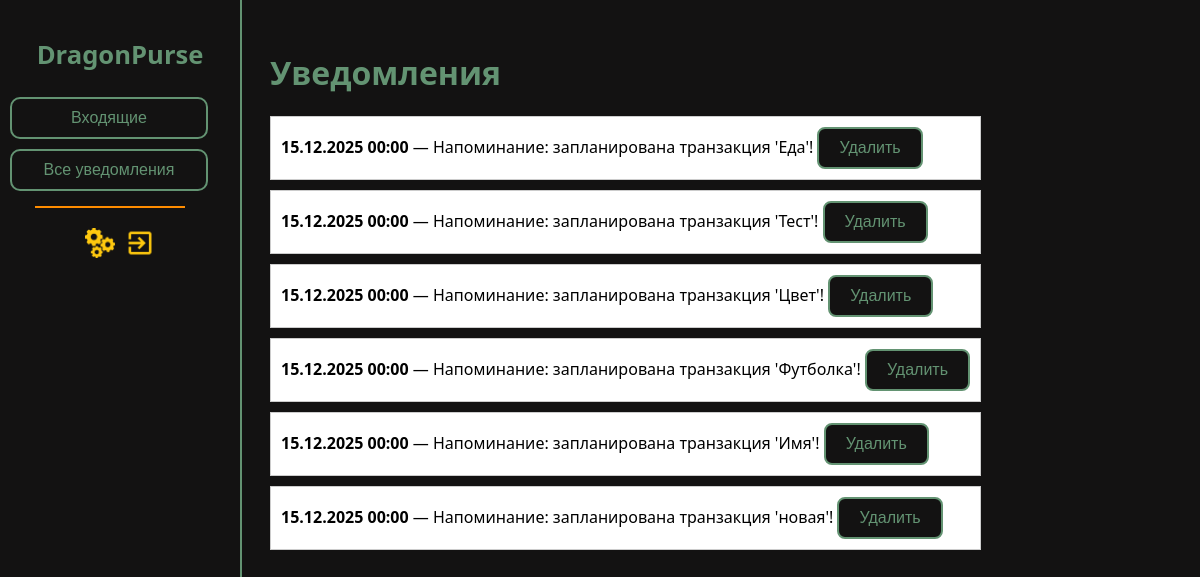
The app's page /notifications/ (signed in) with its own data.
### accounts/models.py (models this page shows, shortened)
class Notification(models.Model):
    user = models.ForeignKey(User, on_delete=models.CASCADE)
    message = models.TextField()
    notification_type = models.CharField(max_length=255, blank=True, null=True)  # Добавляем новое поле
    created_at = models.DateTimeField(auto_now_add=False)
    is_read = models.BooleanField(default=False)

### accounts/views.py (the view, shortened to what this page needs)
# urls.py: path('notifications/', NotificationMarkReadView.as_view(), name='notifications_inbox'),
class NotificationMarkReadView(LoginRequiredMixin, View):
    template_name = 'accounts/notifications.html'  # Укажите путь к вашему шаблону
    def get(self, request):
        notifications = Notification.objects.filter(user=request.user)
        return render(request, self.template_name, {'notifications': notifications})

### accounts/templates/accounts/notifications.html (shortened to what this page needs)
{% extends "accounts/base.html" %}
{% load static %}
{% block head %}<link rel="stylesheet" href="{% static 'accounts/css/dashboard.css' %}">
<link rel="stylesheet" href="{% static 'accounts/css/theme.css' %}">{% endblock %}
{% block content %}
 <div class="sidebar">
        <h1><a href="{% url 'dashboard' %}">DragonPurse</a></h1>
        <a href="{% url 'notifications_inbox' %}"><button>Входящие</button></a>
        <a href="{% url 'notifications_inbox' %}"><button>Все уведомления</button></a>
        <div class="line"></div>
        <div style="display: flex; margin: 5px;">
        <a href="{% url 'settings' %}" style="display: flex; margin: 5px;"><img src="{% static 'accounts/img/settings_photo.png' %}" width="30" height="30" alt="настройки"></a>
        <a href="{% url 'logout' %}" style="display: flex; margin: 5px;"><img src="{% static 'accounts/img/exit_photo.png' %}" width="30" height="30" alt="выход"></a>
        </div>
    </div>
<div class="notifications-container" style="display: flex; gap: 20px;">
<main style="flex-grow: 1;">
<h1>Уведомления</h1>
{% if notifications %}
<ul style="list-style: none; padding: 0;">
{% for n in notifications %}
<li style="margin-bottom: 10px; padding: 10px; border: 1px solid #ccc; background: {% if n.is_read %}#e5ffe5{% else %}#fff{% endif %};">
<a href="{% url 'notification_detail' n.id %}" style="text-decoration:none; color: black;">
<strong>{{ n.created_at|date:"d.m.Y H:i" }}</strong> — {{ n.message }}
</a>
<button type="submit">Удалить</button>
</li>
{% endfor %}
</ul>
{% else %}
<p>Пока нет уведомлений</p>
{% endif %}
</main>
</div>
{% endblock %}

### accounts/static/accounts/css/main.css (style rules this page uses)
body { font-family: "Inter", sans-serif; color: #639372; margin: 0; padding: 0; }
a { color: #639372; text-decoration: none; }
h1, h2, h3 { color: #639372; }
button { background-color: #131212; color: #639372; border: 2px solid #639372; border-radius: 8px; padding: 10px 20px; font-size: 1em; cursor: pointer; transition: all 0.3s ease; }

### accounts/static/accounts/css/theme.css (style rules this page uses)
:root { --background-color: #131212 }
body { background-color: var(--background-color); }
.sidebar { background-color: var(--background-color); }

### accounts/static/accounts/css/dashboard.css (style rules this page uses)
body { font-family: "Segoe UI", sans-serif; color: #639372; margin: 0; display: flex; }
h1, h2, p, a { color: #639372; }
.sidebar { width: 220px; background-color: #131212; border-right: 2px solid #639372; display: flex; flex-direction: column; align-items: center; padding: 20px 10px; height: 100vh; position: fixed; left: 0; top: 0; }
.sidebar h1 { font-size: 1.6em; margin-bottom: 20px; text-align: center; }
.sidebar a { text-decoration: none; width: 100%; }
.sidebar button { width: 90%; margin: 5px 0; padding: 10px; border: 2px solid #639372; border-radius: 10px; background-color: #131212; color: #639372; font-size: 1em; cursor: pointer; transition: background-color 0.3s, transform 0.2s; }
.sidebar .line { width: 150px; height: 2px; background-color: #FF8C00; margin: 10px 20px 10px 0px; }
main { margin-left: 240px; padding: 30px; flex: 1; }
a { color: #639372; }

### records on screen
Notification: created_at "15.12.2025 00:00", message "Напоминание: запланирована транзакция 'Еда'!"
Notification: created_at "15.12.2025 00:00", message "Напоминание: запланирована транзакция 'Тест'!"
Notification: created_at "15.12.2025 00:00", message "Напоминание: запланирована транзакция 'Цвет'!"
Notification: created_at "15.12.2025 00:00", message "Напоминание: запланирована транзакция 'Футболка'!"
Notification: created_at "15.12.2025 00:00", message "Напоминание: запланирована транзакция 'Имя'!"
Notification: created_at "15.12.2025 00:00", message "Напоминание: запланирована транзакция 'новая'!"
